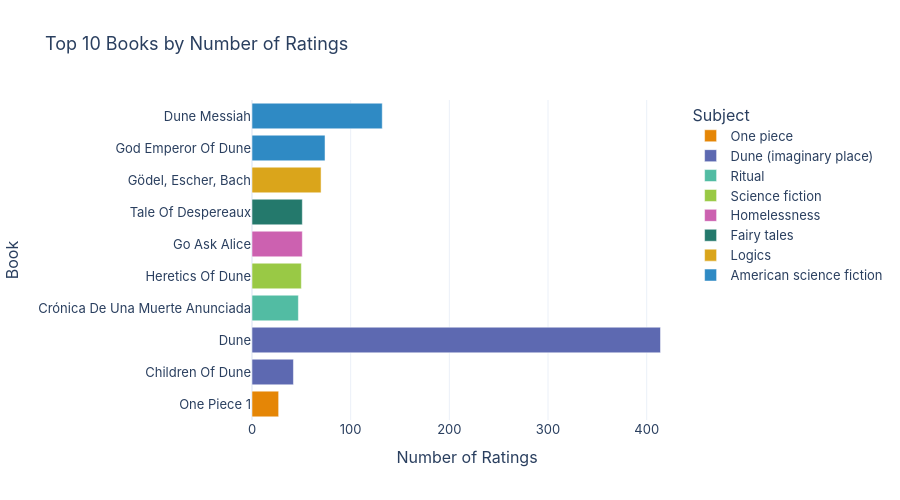

Source (notebook cell):
### Code cell
# 3. Top Books by Rating Volume
fig = interactive.interactive_top_books_bar(df, save=False)
fig.show()

### Figure 1 — Plotly figure (JSON) as saved in the notebook; plotly's stock layout.template omitted (floating-point values rounded to 4 significant figures)
{"data": [{"customdata": [[1997.0, 3.963, 17.0]], "hovertemplate": "<b>%{hovertext}</b><br><br>genres=One piece<br>Number of Ratings=%{x}<br>Book=%{y}<br>first_publish_year=%{customdata[0]}<br>rating=%{customdata[1]:.2f}<br>edition_count=%{customdata[2]}<extra></extra>", "hovertext": ["One Piece 1"], "legendgroup": "One piece", "marker": {"color": "rgb(229, 134, 6)", "pattern": {"shape": ""}}, "name": "One piece", "orientation": "h", "showlegend": true, "textposition": "auto", "type": "bar", "x": [27.0], "xaxis": "x", "y": ["One Piece 1"], "yaxis": "y"}, {"customdata": [[1976.0, 4.0, 51.0], [1965.0, 4.302, 120.0]], "hovertemplate": "<b>%{hovertext}</b><br><br>genres=Dune (imaginary place)<br>Number of Ratings=%{x}<br>Book=%{y}<br>first_publish_year=%{customdata[0]}<br>rating=%{customdata[1]:.2f}<br>edition_count=%{customdata[2]}<extra></extra>", "hovertext": ["Children Of Dune", "Dune"], "legendgroup": "Dune (imaginary place)", "marker": {"color": "rgb(93, 105, 177)", "pattern": {"shape": ""}}, "name": "Dune (imaginary place)", "orientation": "h", "showlegend": true, "textposition": "auto", "type": "bar", "x": [42.0, 414.0], "xaxis": "x", "y": ["Children Of Dune", "Dune"], "yaxis": "y"}, {"customdata": [[1980.0, 4.149, 99.0]], "hovertemplate": "<b>%{hovertext}</b><br><br>genres=Ritual<br>Number of Ratings=%{x}<br>Book=%{y}<br>first_publish_year=%{customdata[0]}<br>rating=%{customdata[1]:.2f}<br>edition_count=%{customdata[2]}<extra></extra>", "hovertext": ["Crónica De Una Muerte Anunciada"], "legendgroup": "Ritual", "marker": {"color": "rgb(82, 188, 163)", "pattern": {"shape": ""}}, "name": "Ritual", "orientation": "h", "showlegend": true, "textposition": "auto", "type": "bar", "x": [47.0], "xaxis": "x", "y": ["Crónica De Una Muerte Anunciada"], "yaxis": "y"}, {"customdata": [[1984.0, 3.86, 35.0]], "hovertemplate": "<b>%{hovertext}</b><br><br>genres=Science fiction<br>Number of Ratings=%{x}<br>Book=%{y}<br>first_publish_year=%{customdata[0]}<br>rating=%{customdata[1]:.2f}<br>edition_count=%{customdata[2]}<extra></extra>", "hovertext": ["Heretics Of Dune"], "legendgroup": "Science fiction", "marker": {"color": "rgb(153, 201, 69)", "pattern": {"shape": ""}}, "name": "Science fiction", "orientation": "h", "showlegend": true, "textposition": "auto", "type": "bar", "x": [50.0], "xaxis": "x", "y": ["Heretics Of Dune"], "yaxis": "y"}, {"customdata": [[1971.0, 3.686, 41.0]], "hovertemplate": "<b>%{hovertext}</b><br><br>genres=Homelessness<br>Number of Ratings=%{x}<br>Book=%{y}<br>first_publish_year=%{customdata[0]}<br>rating=%{customdata[1]:.2f}<br>edition_count=%{customdata[2]}<extra></extra>", "hovertext": ["Go Ask Alice"], "legendgroup": "Homelessness", "marker": {"color": "rgb(204, 97, 176)", "pattern": {"shape": ""}}, "name": "Homelessness", "orientation": "h", "showlegend": true, "textposition": "auto", "type": "bar", "x": [51.0], "xaxis": "x", "y": ["Go Ask Alice"], "yaxis": "y"}, {"customdata": [[2003.0, 4.059, 52.0]], "hovertemplate": "<b>%{hovertext}</b><br><br>genres=Fairy tales<br>Number of Ratings=%{x}<br>Book=%{y}<br>first_publish_year=%{customdata[0]}<br>rating=%{customdata[1]:.2f}<br>edition_count=%{customdata[2]}<extra></extra>", "hovertext": ["Tale Of Despereaux"], "legendgroup": "Fairy tales", "marker": {"color": "rgb(36, 121, 108)", "pattern": {"shape": ""}}, "name": "Fairy tales", "orientation": "h", "showlegend": true, "textposition": "auto", "type": "bar", "x": [51.0], "xaxis": "x", "y": ["Tale Of Despereaux"], "yaxis": "y"}, {"customdata": [[1979.0, 4.214, 30.0]], "hovertemplate": "<b>%{hovertext}</b><br><br>genres=Logics<br>Number of Ratings=%{x}<br>Book=%{y}<br>first_publish_year=%{customdata[0]}<br>rating=%{customdata[1]:.2f}<br>edition_count=%{customdata[2]}<extra></extra>", "hovertext": ["Gödel, Escher, Bach"], "legendgroup": "Logics", "marker": {"color": "rgb(218, 165, 27)", "pattern": {"shape": ""}}, "name": "Logics", "orientation": "h", "showlegend": true, "textposition": "auto", "type": "bar", "x": [70.0], "xaxis": "x", "y": ["Gödel, Escher, Bach"], "yaxis": "y"}, {"customdata": [[1981.0, 3.946, 40.0], [1969.0, 3.947, 70.0]], "hovertemplate": "<b>%{hovertext}</b><br><br>genres=American science fiction<br>Number of Ratings=%{x}<br>Book=%{y}<br>first_publish_year=%{customdata[0]}<br>rating=%{customdata[1]:.2f}<br>edition_count=%{customdata[2]}<extra></extra>", "hovertext": ["God Emperor Of Dune", "Dune Messiah"], "legendgroup": "American science fiction", "marker": {"color": "rgb(47, 138, 196)", "pattern": {"shape": ""}}, "name": "American science fiction", "orientation": "h", "showlegend": true, "textposition": "auto", "type": "bar", "x": [74.0, 132.0], "xaxis": "x", "y": ["God Emperor Of Dune", "Dune Messiah"], "yaxis": "y"}], "layout": {"barmode": "relative", "font": {"family": "Inter", "size": 13}, "height": 500, "legend": {"title": {"text": "Subject"}, "tracegroupgap": 0}, "title": {"text": "Top 10 Books by Number of Ratings"}, "xaxis": {"anchor": "y", "domain": [0, 1], "title": {"text": "Number of Ratings"}}, "yaxis": {"anchor": "x", "domain": [0, 1], "title": {"text": "Book"}}}}
